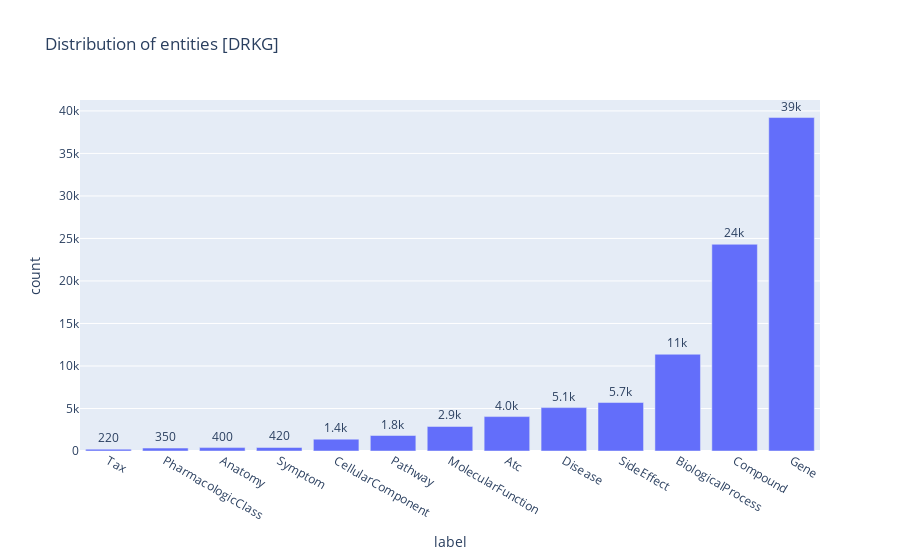

Notebook cell for this chart:
### Markdown cell above
#### DRKG

### Code cell
# DRKG
s_drkg_df = drkg[["source_id", "source_type"]]
s_drkg_df.columns = ["id", "label"]
t_drkg_df = drkg[["target_id", "target_type"]]
t_drkg_df.columns = ["id", "label"]

drkg_df = pd.concat([s_drkg_df, t_drkg_df]).drop_duplicates().reset_index(drop=True)
drkg_grouped_df = drkg_df.groupby(["label"]).size().reset_index(name="count")
drkg_grouped_df = drkg_grouped_df.sort_values(by=["count"], ascending=True)

print(drkg_grouped_df.to_string(index=False))

# use plotly to plot the distribution of relations, but don't include the "Total" row and ignore the count less than 10
import plotly.express as px

import plotly.io as pio
pio.renderers.default = 'vscode'

fig = px.bar(drkg_grouped_df, x="label", y="count", title="Distribution of entities [DRKG]")
fig.update_traces(texttemplate='%{value:.2s}', textposition='outside')

### Figure 1 — Plotly figure (JSON) as saved in the notebook; plotly's stock layout.template omitted (floating-point values rounded to 4 significant figures)
{"data": [{"alignmentgroup": "True", "hovertemplate": "label=%{x}<br>count=%{y}<extra></extra>", "legendgroup": "", "marker": {"color": "#636efa", "pattern": {"shape": ""}}, "name": "", "offsetgroup": "", "orientation": "v", "showlegend": false, "textposition": "outside", "texttemplate": "%{value:.2s}", "type": "bar", "x": ["Tax", "PharmacologicClass", "Anatomy", "Symptom", "CellularComponent", "Pathway", "MolecularFunction", "Atc", "Disease", "SideEffect", "BiologicalProcess", "Compound", "Gene"], "xaxis": "x", "y": [215, 345, 400, 415, 1391, 1822, 2884, 4048, 5103, 5701, 11381, 24313, 39220], "yaxis": "y"}], "layout": {"barmode": "relative", "legend": {"tracegroupgap": 0}, "title": {"text": "Distribution of entities [DRKG]"}, "xaxis": {"anchor": "y", "domain": [0, 1], "title": {"text": "label"}}, "yaxis": {"anchor": "x", "domain": [0, 1], "title": {"text": "count"}}}}
